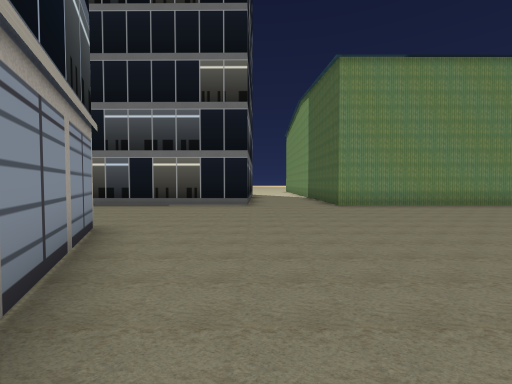
View 1 (above)

24 first-person views from a walk through a scene from a Unity 3-D project. The camera is 1.5 m above the floor, tilts 2° down and sees 90° across. The floor is counted in squares, 2 m on a side. Each view is taken from the middle of a square. On the plan, view 1 faces up. The plan holds only what a view shows up to about 9 squares ahead; the rest is blank. The place goes on beyond the plan.

View 2
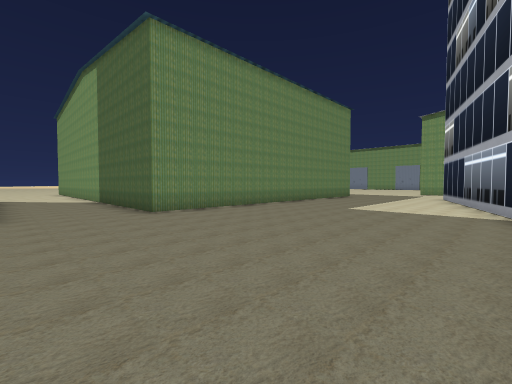

View 3
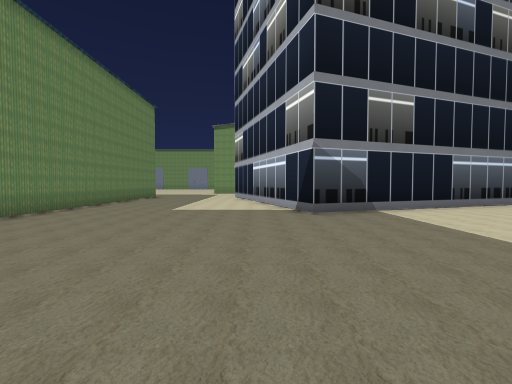

View 4
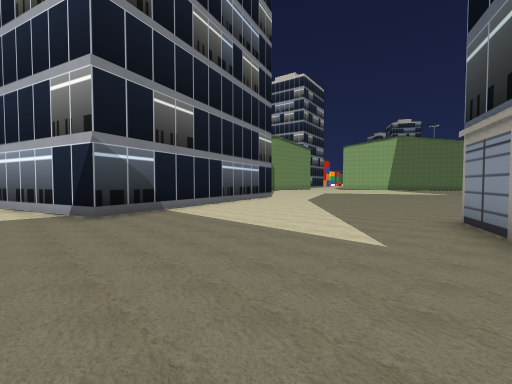

View 5
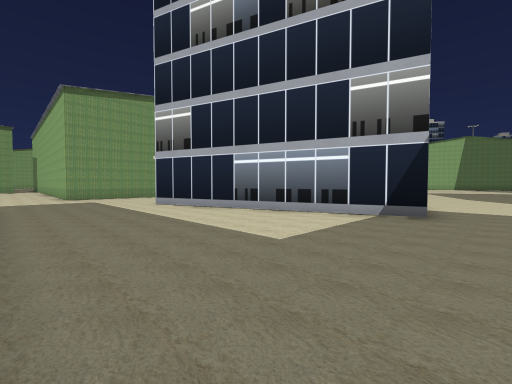

View 6
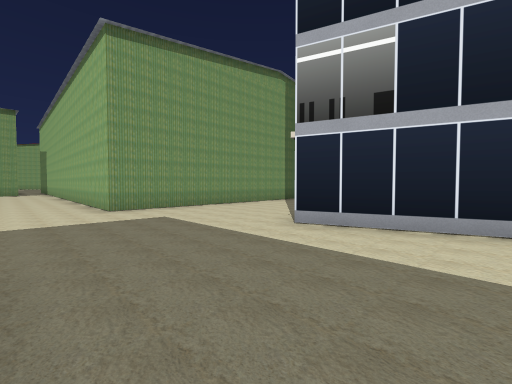

View 7
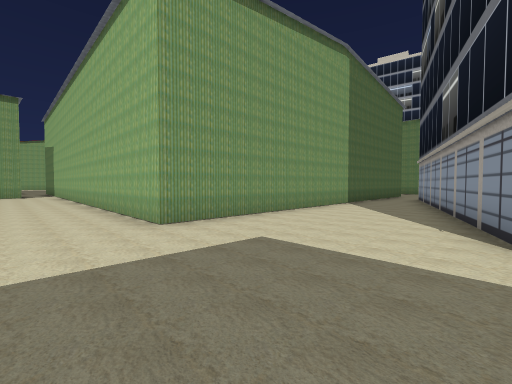

View 8
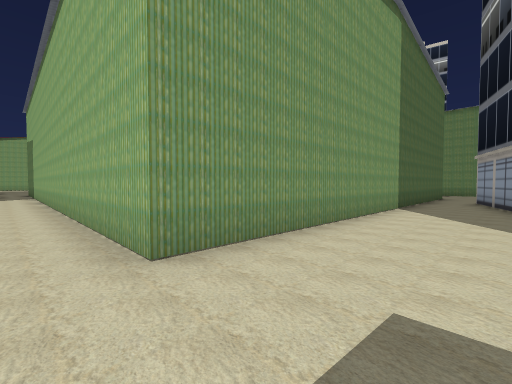

View 9
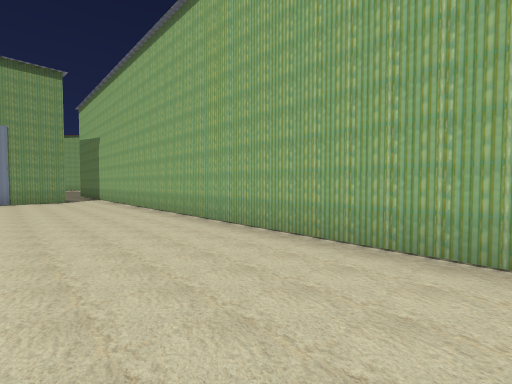

View 10
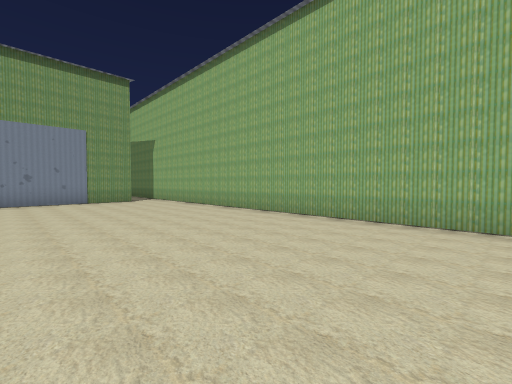

View 11
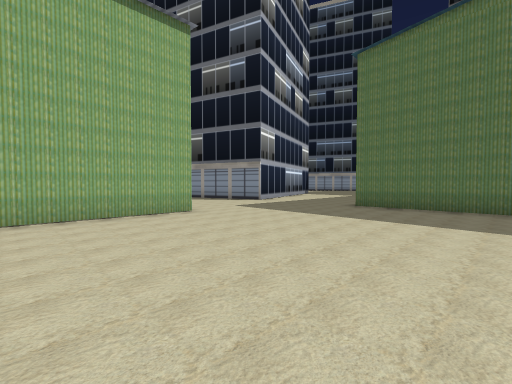

View 12
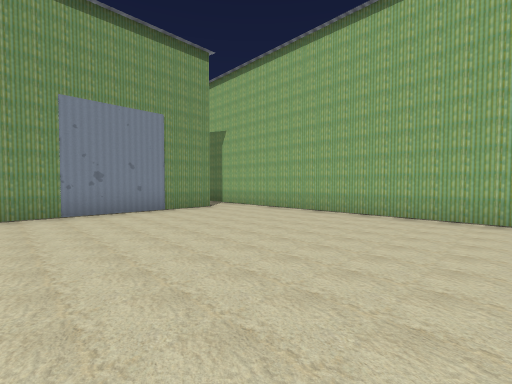

View 13
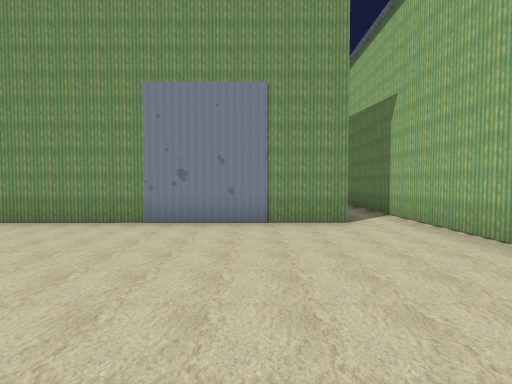

View 14
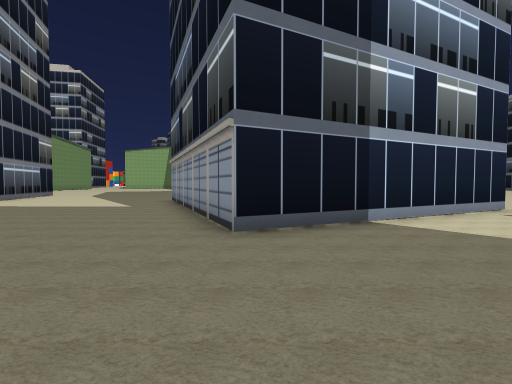

View 15
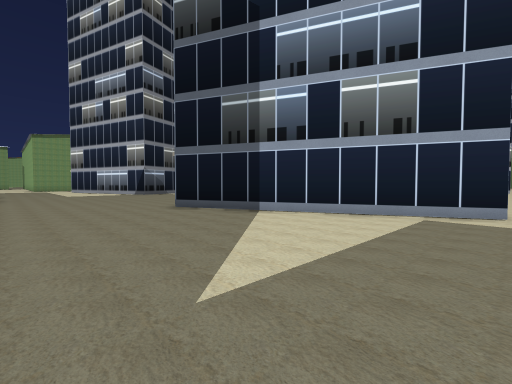

View 16
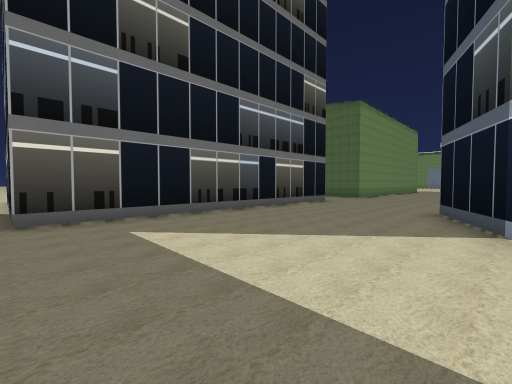

View 17
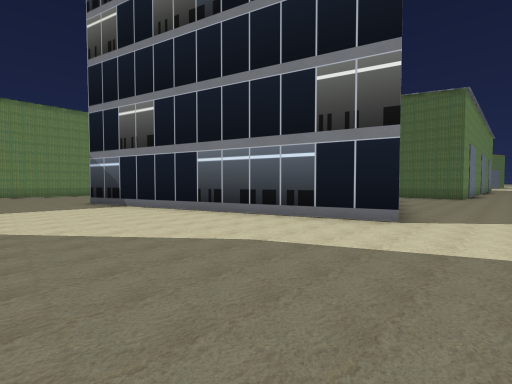

View 18
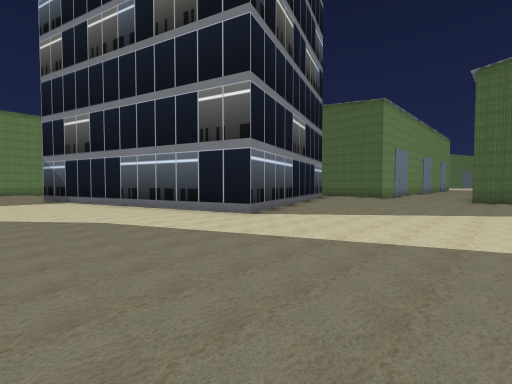

View 19
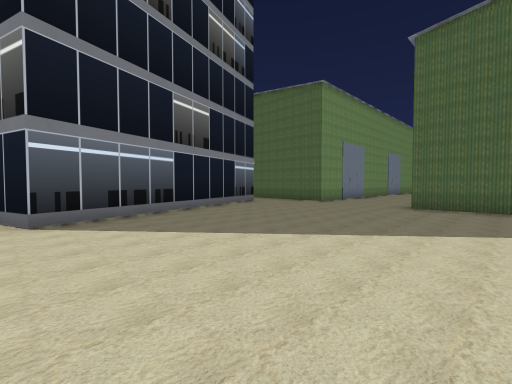

View 20
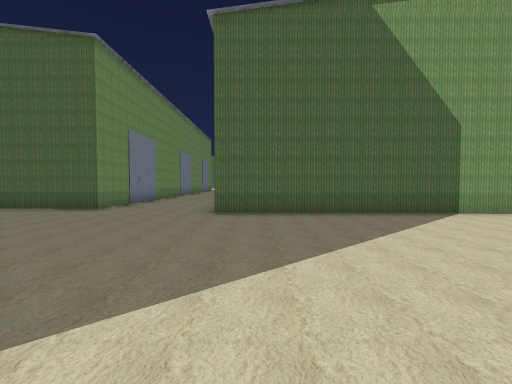

View 21
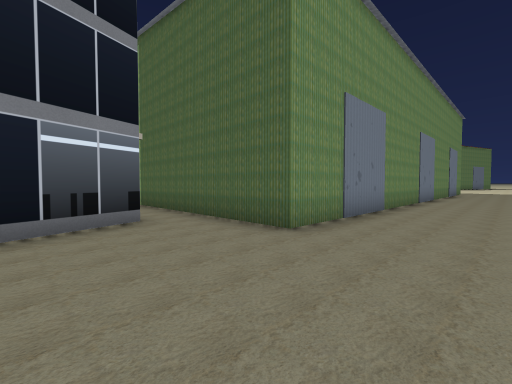

View 22
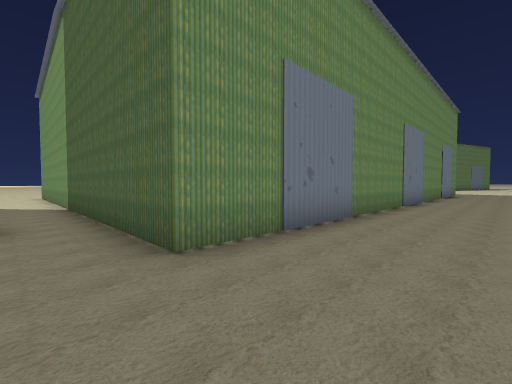

View 23
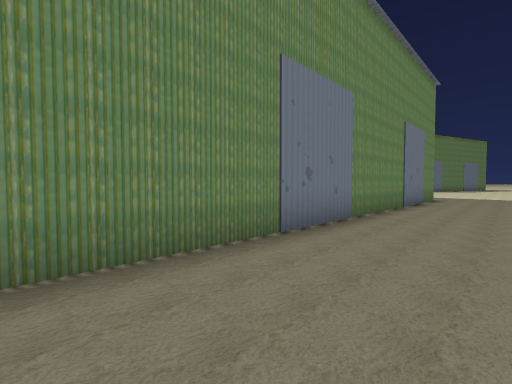

View 24
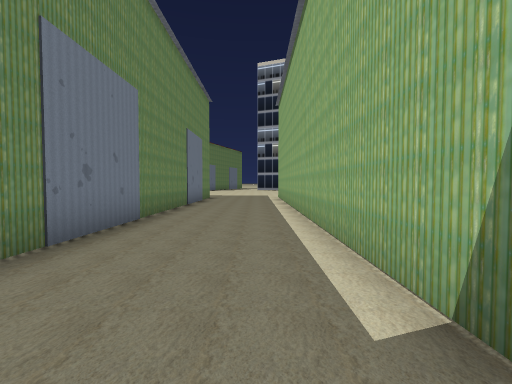

### Floor plan
Points are (right, up) in squares from view 1. A wall is a line through its corners. A room is listed if a view was taken in it or the views show most of it. See-through windows are left out.
Room 1 (views 1, 2, 3, 4, 5, 6, 7, 8, 9, 10, 11, 12, 13, 14, 15, 16, 17, 18, 19, 20, 21, 22, 23, 24)
walls: (14, 3.8) (16.9, -5) (9.3, -7.5) (6.3, 1.6) (13.9, 4.2); (9.1, 8.5) (2.6, 8.6); (2.7, 8.3) (2.7, 12.1); (-0.3, 8.6) (-9.9, 8.7); (13.9, 12.1) (13.9, 8.4); (-10, 0.9) (-2.7, 4.2) (0.7, -3.1); (17.3, -16.5) (17.3, -10.9); (24, -11) (32, -11.1); (30.8, 7.2) (30.8, 12.6); (33.4, -7.6) (18.3, -7.5) (18.4, 6) (34.8, 5.8)
ways out: gap at (-10, 1)

Positions as (right, up) in squares from view 1, and headings:
1: (0, 0), facing up
2: (0, 2), facing up-right
3: (0, 3), facing right
4: (0, 3), facing down-right
5: (5, 8), facing down-right
6: (11, 8), facing down-right
7: (14, 8), facing down-right
8: (16, 7), facing down-right
9: (19, 9), facing down-right
10: (20, 11), facing down-right
11: (22, 12), facing down-left
12: (24, 12), facing down-right
13: (26, 9), facing right
14: (-3, 8), facing down
15: (-10, 8), facing down-right
16: (-10, 3), facing up-right
17: (4, -9), facing up-right
18: (5, -12), facing up-right
19: (9, -13), facing up-right
20: (11, -12), facing right
21: (15, -10), facing up-right
22: (17, -10), facing up-right
23: (23, -10), facing up-right
24: (23, -10), facing right
